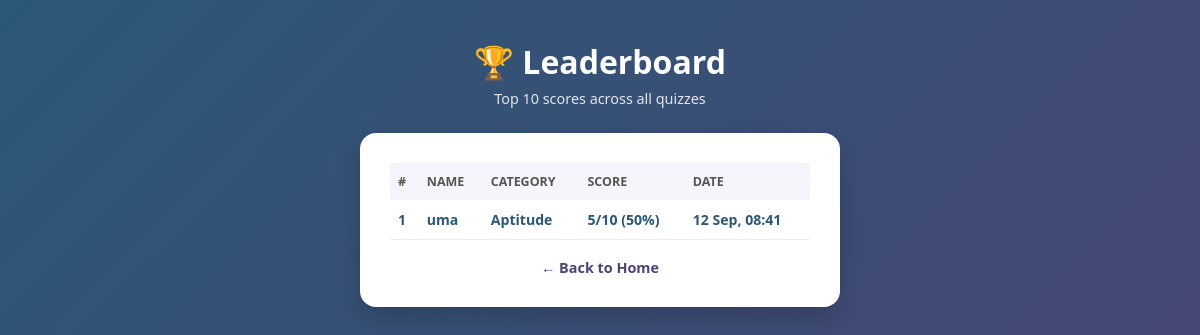
Page /leaderboard/ on the committed database.
### quiz_app/models.py (models this page shows, shortened)
class QuizAttempt(models.Model):
    player_name = models.CharField(max_length=100)
    category = models.ForeignKey(Category, on_delete=models.CASCADE, related_name='attempts')
    score = models.IntegerField()
    total_questions = models.IntegerField()
    taken_at = models.DateTimeField(auto_now_add=True)
    class Meta:
        ordering = ['-score', 'taken_at']
    def percentage(self):
        if self.total_questions == 0:
            return 0
        return round((self.score / self.total_questions) * 100)

class Category(models.Model):
    name = models.CharField(max_length=100, unique=True)
    class Meta:
        verbose_name_plural = 'Categories'
        ordering = ['name']

### quiz_app/views.py (the view)
# urls.py: path('leaderboard/', views.leaderboard, name='leaderboard'),
def leaderboard(request):
    top_attempts = QuizAttempt.objects.all().order_by('-score', 'taken_at')[:10]
    return render(request, 'quiz_app/leaderboard.html', {'top_attempts': top_attempts})

### quiz_app/templates/quiz_app/leaderboard.html (shortened to what this page needs)
<!DOCTYPE html>
{% load static %}
<html lang="en">
<head>
    <link rel="stylesheet" href="{% static 'quiz_app/style.css' %}">
</head>
<body>
    <div class="wrapper">
        <header>
            <h1>🏆 Leaderboard</h1>
            <p class="subtitle">Top 10 scores across all quizzes</p>
        </header>
        <div class="card">
            {% if top_attempts %}
                <table class="leaderboard-table">
                    <thead><tr><th>#</th><th>Name</th><th>Category</th><th>Score</th><th>Date</th></tr></thead>
                    <tbody>
                        {% for attempt in top_attempts %}
                            <tr>
                                <td>{{ forloop.counter }}</td>
                                <td>{{ attempt.player_name }}</td>
                                <td>{{ attempt.category.name }}</td>
                                <td>{{ attempt.score }}/{{ attempt.total_questions }} ({{ attempt.percentage }}%)</td>
                                <td>{{ attempt.taken_at|date:"d M, H:i" }}</td>
                            </tr>
                        {% endfor %}
                    </tbody>
                </table>
            {% else %}
                <p class="empty-message">No quiz attempts yet. Be the first to play!</p>
            {% endif %}
            <a href="{% url 'home' %}" class="leaderboard-link">← Back to Home</a>
        </div>
    </div>
</body>
</html>

### quiz_app/static/quiz_app/style.css (style rules this page uses)
* { margin: 0; padding: 0; box-sizing: border-box; }
body { font-family: 'Segoe UI', Roboto, Helvetica, Arial, sans-serif; min-height: 100vh; background: linear-gradient(135deg, #2b5876 0%, #4e4376 100%); display: flex; align-items: flex-start; justify-content: center; padding: 40px 15px; }
.wrapper { width: 100%; max-width: 480px; }
header { text-align: center; color: #fff; margin-bottom: 25px; }
header h1 { font-size: 2rem; font-weight: 700; }
.subtitle { opacity: 0.85; font-size: 0.9rem; margin-top: 6px; }
.card { background: #fff; border-radius: 16px; padding: 30px; box-shadow: 0 10px 30px rgba(0,0,0,0.2); }
.leaderboard-link { display: block; text-align: center; margin-top: 18px; color: #4e4376; text-decoration: none; font-size: 0.9rem; font-weight: 600; }
.leaderboard-table { width: 100%; border-collapse: collapse; font-size: 0.88rem; }
.leaderboard-table th { text-align: left; padding: 10px 8px; background: #f5f6fb; color: #555; font-size: 0.78rem; text-transform: uppercase; }
.leaderboard-table td { padding: 10px 8px; border-bottom: 1px solid #eee; color: #333; }
.leaderboard-table tr:first-child td { font-weight: 700; color: #2b5876; }

### rows in the picture
QuizAttempt: player_name "uma", category.name "Aptitude", score "5", total_questions "10", percentage "50", taken_at "12 Sep, 08:41"
